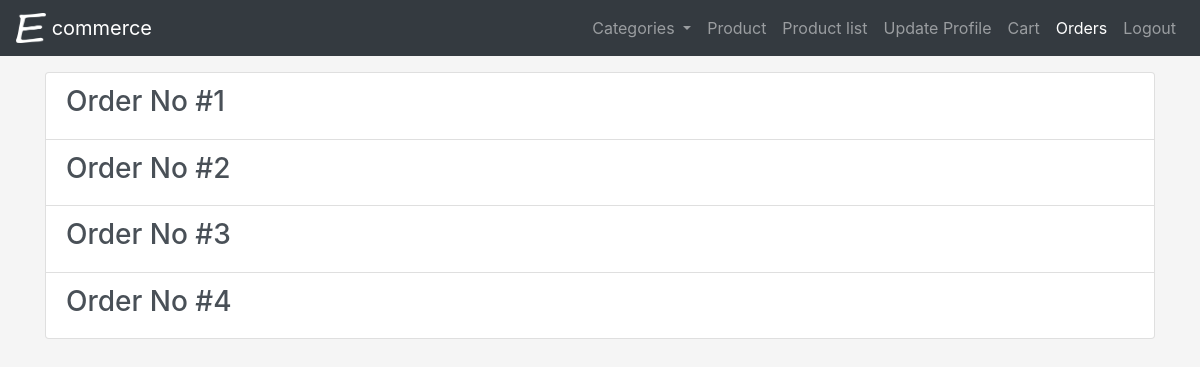
/orders (signed in), run on the app's committed database.
### application/models.py (models this page shows)
class Order(db.Model):
    id =  db.Column(db.Integer,primary_key=True)
    user_id = db.Column(db.Integer,db.ForeignKey('users.id'),nullable=False)
    product_id = db.Column(db.Integer,db.ForeignKey('products.id'),nullable=False)
    quantity = db.Column(db.Integer,default=1,nullable=False)
    order_number = db.Column(db.Integer,nullable = False)

### application/routes.py (the view)
@app.route('/orders')
def orders():
    if not current_user.is_authenticated:
        flash('Login First')
        return redirect(url_for('login'))
    all_categories = Categorie.query.all()
    orders = Order.query.filter_by(user_id = current_user.id).group_by(Order.order_number).all()
    return render_template('order.html',all_categories=all_categories,page='orders',orders=orders)

### application/models.py (called while the page is built)
@login_manager.user_loader
def load_user(userid):
    return Users.query.get(int(userid))

    def has_role(self, role):
        query = Role.query.filter_by(name = role).first()
        if query:
            if query in self.roles:
                return True
        return False

### application/templates/order.html
{% extends 'layout.html'%}
{% block body%}
<div class="mt-3 list-group">
{%for order in orders%}
<a class="list-group-item list-group-item-action" href="{{url_for('order_details',order_number = order.order_number)}}">
<h3>Order No #{{order.order_number}}</h3>
</a>
{%endfor%}
</div>
{%endblock%}

### application/static/main.css (style rules this page uses)
body { background-color:whitesmoke; }

### data on the page
Order: order_number "1"
Order: order_number "2"
Order: order_number "3"
Order: order_number "4"
